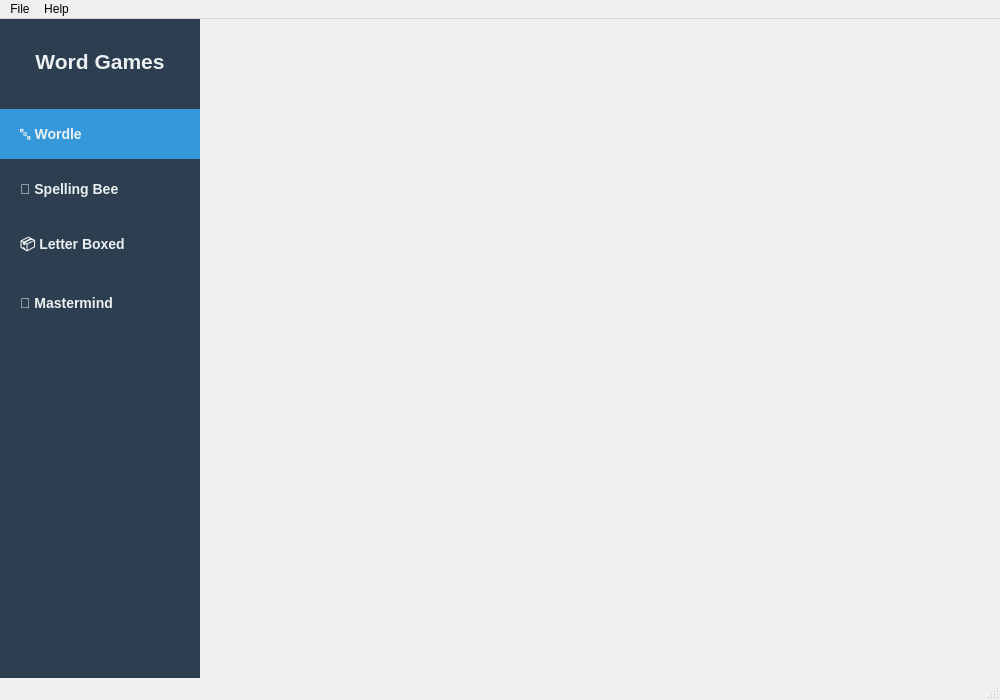
<?xml version="1.0" encoding="UTF-8"?>
<ui version="4.0">
 <class>MainWindow</class>
 <widget class="QMainWindow" name="MainWindow">
  <property name="geometry">
   <rect>
    <x>0</x>
    <y>0</y>
    <width>1000</width>
    <height>700</height>
   </rect>
  </property>
  <property name="windowTitle">
   <string>Word Games Suite</string>
  </property>
  <widget class="QWidget" name="centralwidget">
   <layout class="QHBoxLayout" name="horizontalLayout">
    <property name="spacing">
     <number>0</number>
    </property>
    <property name="leftMargin">
     <number>0</number>
    </property>
    <property name="topMargin">
     <number>0</number>
    </property>
    <property name="rightMargin">
     <number>0</number>
    </property>
    <property name="bottomMargin">
     <number>0</number>
    </property>
    <item>
     <!-- Left Sidebar -->
     <widget class="QWidget" name="sidebarWidget" native="true">
      <property name="sizePolicy">
       <sizepolicy hsizetype="Fixed" vsizetype="Preferred">
        <horstretch>0</horstretch>
        <verstretch>0</verstretch>
       </sizepolicy>
      </property>
      <property name="minimumSize">
       <size>
        <width>200</width>
        <height>0</height>
       </size>
      </property>
      <property name="maximumSize">
       <size>
        <width>200</width>
        <height>16777215</height>
       </size>
      </property>
      <property name="styleSheet">
       <string notr="true">QWidget#sidebarWidget {
    background-color: #2c3e50;
}

QPushButton {
    background-color: transparent;
    color: #ecf0f1;
    text-align: left;
    padding: 15px 20px;
    border: none;
    font-size: 14px;
    font-weight: bold;
}

QPushButton:hover {
    background-color: #34495e;
}

QPushButton:pressed, QPushButton:checked {
    background-color: #3498db;
}

QLabel {
    color: #ecf0f1;
    padding: 10px;
}</string>
      </property>
      <layout class="QVBoxLayout" name="verticalLayout">
       <property name="spacing">
        <number>5</number>
       </property>
       <property name="leftMargin">
        <number>0</number>
       </property>
       <property name="topMargin">
        <number>20</number>
       </property>
       <property name="rightMargin">
        <number>0</number>
       </property>
       <property name="bottomMargin">
        <number>20</number>
       </property>
       <item>
        <widget class="QLabel" name="titleLabel">
         <property name="font">
          <font>
           <pointsize>16</pointsize>
           <weight>75</weight>
           <bold>true</bold>
          </font>
         </property>
         <property name="text">
          <string>Word Games</string>
         </property>
         <property name="alignment">
          <set>Qt::AlignCenter</set>
         </property>
        </widget>
       </item>
       <item>
        <spacer name="verticalSpacer_top">
         <property name="orientation">
          <enum>Qt::Vertical</enum>
         </property>
         <property name="sizeType">
          <enum>QSizePolicy::Fixed</enum>
         </property>
         <property name="sizeHint" stdset="0">
          <size>
           <width>20</width>
           <height>20</height>
          </size>
         </property>
        </spacer>
       </item>
       <item>
        <widget class="QPushButton" name="btnWordle">
         <property name="sizePolicy">
          <sizepolicy hsizetype="Minimum" vsizetype="Fixed">
           <horstretch>0</horstretch>
           <verstretch>0</verstretch>
          </sizepolicy>
         </property>
         <property name="minimumSize">
          <size>
           <width>0</width>
           <height>50</height>
          </size>
         </property>
         <property name="text">
          <string>🔤 Wordle</string>
         </property>
         <property name="checkable">
          <bool>true</bool>
         </property>
         <property name="checked">
          <bool>true</bool>
         </property>
        </widget>
       </item>
       <item>
        <widget class="QPushButton" name="btnSpellingBee">
         <property name="minimumSize">
          <size>
           <width>0</width>
           <height>50</height>
          </size>
         </property>
         <property name="text">
          <string>🐝 Spelling Bee</string>
         </property>
         <property name="checkable">
          <bool>true</bool>
         </property>
        </widget>
       </item>
       <item>
        <widget class="QPushButton" name="btnLetterBoxed">
         <property name="minimumSize">
          <size>
           <width>0</width>
           <height>50</height>
          </size>
         </property>
         <property name="text">
          <string>📦 Letter Boxed</string>
         </property>
         <property name="checkable">
          <bool>true</bool>
         </property>
        </widget>
       </item>
       <item>
        <widget class="QPushButton" name="btnMastermind">
         <property name="minimumSize">
          <size>
           <width>0</width>
           <height>50</height>
          </size>
         </property>
         <property name="text">
          <string>🧠 Mastermind</string>
         </property>
         <property name="checkable">
          <bool>true</bool>
         </property>
        </widget>
       </item>
       <item>
        <spacer name="verticalSpacer_bottom">
         <property name="orientation">
          <enum>Qt::Vertical</enum>
         </property>
         <property name="sizeHint" stdset="0">
          <size>
           <width>20</width>
           <height>40</height>
          </size>
         </property>
        </spacer>
       </item>
      </layout>
     </widget>
    </item>
    <item>
     <!-- Main Content Area with Stacked Widget -->
     <widget class="QStackedWidget" name="stackedWidget">
      <property name="currentIndex">
       <number>0</number>
      </property>
     </widget>
    </item>
   </layout>
  </widget>
  <widget class="QMenuBar" name="menubar">
   <property name="geometry">
    <rect>
     <x>0</x>
     <y>0</y>
     <width>1000</width>
     <height>21</height>
    </rect>
   </property>
   <widget class="QMenu" name="menuFile">
    <property name="title">
     <string>File</string>
    </property>
    <addaction name="actionNew_Game"/>
    <addaction name="separator"/>
    <addaction name="actionExit"/>
   </widget>
   <widget class="QMenu" name="menuHelp">
    <property name="title">
     <string>Help</string>
    </property>
    <addaction name="actionAbout"/>
   </widget>
   <addaction name="menuFile"/>
   <addaction name="menuHelp"/>
  </widget>
  <widget class="QStatusBar" name="statusbar"/>
  <action name="actionNew_Game">
   <property name="text">
    <string>New Game</string>
   </property>
  </action>
  <action name="actionExit">
   <property name="text">
    <string>Exit</string>
   </property>
  </action>
  <action name="actionAbout">
   <property name="text">
    <string>About</string>
   </property>
  </action>
 </widget>
 <resources/>
 <connections/>
</ui>
